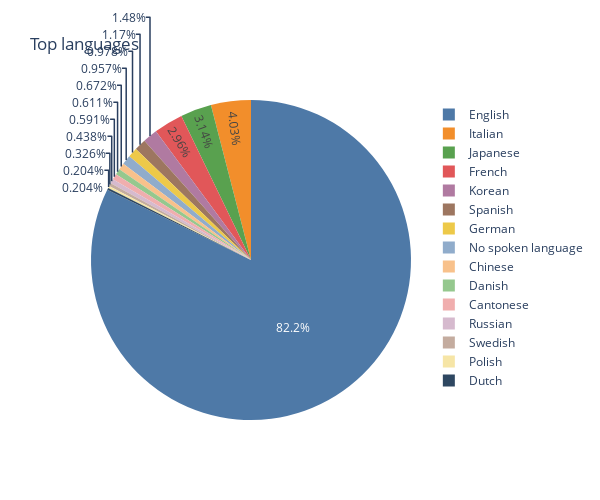

Notebook code for this chart:
### Code cell
fig5= px.pie(names = Top_language.index, values= Top_language.values, title= 'Top languages',
              color_discrete_sequence= custom_palette)
fig5.update_traces(textinfo= 'percent')
fig5.update_layout(height = 500, width= 600)
fig5.show()
# English is the most frequently repeated language at 82.2%.

### Figure 1 — Plotly figure (JSON) as saved in the notebook; plotly's stock layout.template omitted (floating-point values rounded to 4 significant figures)
{"data": [{"domain": {"x": [0, 1], "y": [0, 1]}, "hovertemplate": "label=%{label}<br>value=%{value}<extra></extra>", "labels": ["English", "Italian", "Japanese", "French", "Korean", "Spanish", "German", "No spoken language", "Chinese", "Danish", "Cantonese", "Russian", "Swedish", "Polish", "Dutch"], "legendgroup": "", "name": "", "showlegend": true, "textinfo": "percent", "type": "pie", "values": [8074, 396, 308, 291, 145, 115, 96, 94, 66, 60, 58, 43, 32, 20, 20]}], "layout": {"height": 500, "legend": {"tracegroupgap": 0}, "piecolorway": ["#4E79A7", "#F28E2B", "#59A14F", "#E15759", "#B07AA1", "#9D7660", "#EDC949"], "title": {"text": "Top languages"}, "width": 600}}
